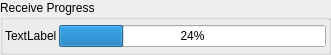
<?xml version="1.0" encoding="UTF-8"?>
<ui version="4.0">
 <class>DialogProgressBar</class>
 <widget class="QDialog" name="DialogProgressBar">
  <property name="geometry">
   <rect>
    <x>0</x>
    <y>0</y>
    <width>331</width>
    <height>55</height>
   </rect>
  </property>
  <property name="windowTitle">
   <string>Dialog</string>
  </property>
  <layout class="QVBoxLayout" name="verticalLayout_2">
   <property name="spacing">
    <number>0</number>
   </property>
   <property name="leftMargin">
    <number>0</number>
   </property>
   <property name="topMargin">
    <number>0</number>
   </property>
   <property name="rightMargin">
    <number>0</number>
   </property>
   <property name="bottomMargin">
    <number>0</number>
   </property>
   <item>
    <widget class="QGroupBox" name="groupBoxModemStatus">
     <property name="title">
      <string>Receive Progress</string>
     </property>
     <layout class="QVBoxLayout" name="verticalLayout">
      <property name="spacing">
       <number>2</number>
      </property>
      <property name="leftMargin">
       <number>2</number>
      </property>
      <property name="topMargin">
       <number>2</number>
      </property>
      <property name="rightMargin">
       <number>2</number>
      </property>
      <property name="bottomMargin">
       <number>2</number>
      </property>
      <item>
       <layout class="QHBoxLayout" name="horizontalLayout">
        <item>
         <widget class="QLabel" name="labelStatusDisplay">
          <property name="text">
           <string>TextLabel</string>
          </property>
         </widget>
        </item>
        <item>
         <widget class="QProgressBar" name="progressBarStatus">
          <property name="value">
           <number>24</number>
          </property>
         </widget>
        </item>
       </layout>
      </item>
     </layout>
    </widget>
   </item>
  </layout>
 </widget>
 <resources/>
 <connections/>
</ui>
